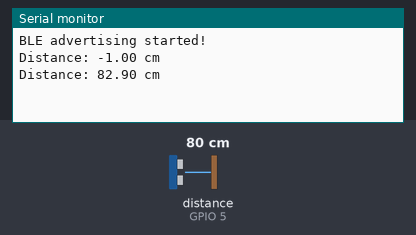
The sketch below on a simulated ESP32. Shown: the last lines printed to the serial monitor. Wiring (inferred from the names in the program): ultrasonic range finder: trigger GPIO 4; echo GPIO 5. The test bench sets the inputs (shaded band); at power-on: distance to the obstacle (sensor on GPIO 5) 80 cm. The echo pulse lasts 58.3 µs per cm; nothing arrives over Bluetooth unless stated; a phone connects over Bluetooth LE 3 s after start.

Above: at 1.8 s.
1.9 s: distance to the obstacle (sensor on GPIO 5) set to 2 cm
At 2.8 s:
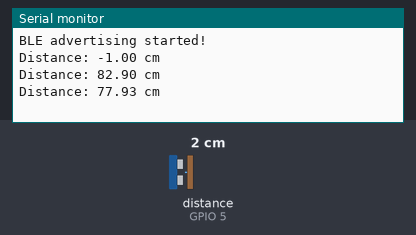
3.4 s: distance to the obstacle (sensor on GPIO 5) set to 4 cm
At 4.4 s:
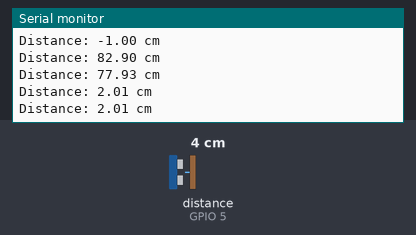
Timing chart, 0 to 6.4 s (numbered marks = the images above; inputs shaded):
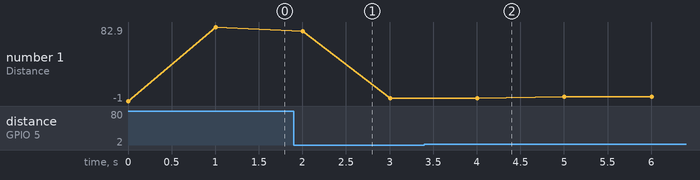

The sketch:

ESP32_BLE_Advertising.ino
```cpp
#include <BLEDevice.h>
#include <BLEUtils.h>
#include <BLEAdvertising.h>

#define SERVICE_UUID "4fafc201-1fb5-459e-8fcc-c5c9c331914b"
#define CHAR_UUID    "beb5483e-36e1-4688-b7f5-ea07361b26a8"

#define TRIG_PIN 4
#define ECHO_PIN 5

BLECharacteristic *pCharacteristic;

volatile float g_distanceCm = -1;

void sensorTask(void *parameter) {
  while (true) {
    long duration = readDuration();

    if (duration == 0) {
      g_distanceCm = -1;
    } else {
      g_distanceCm = duration * 0.0343 / 2;
    }

    vTaskDelay(pdMS_TO_TICKS(1000));
  }
}

void bleTask(void *parameter) {
  while (true) {
    String data = "D:" + String(g_distanceCm) + "cm";

    pCharacteristic->setValue(data.c_str());
    pCharacteristic->notify();

    vTaskDelay(pdMS_TO_TICKS(2000));
  }
}

void displayTask(void *parameter) {
  while (true) {
    Serial.print("Distance: ");
    Serial.print(g_distanceCm);
    Serial.println(" cm");

    vTaskDelay(pdMS_TO_TICKS(1000));
  }
}

void setup() {
  Serial.begin(115200);

  pinMode(TRIG_PIN, OUTPUT);
  pinMode(ECHO_PIN, INPUT);

  BLEDevice::init("RoboGreeno-ESP32");

  BLEServer *pServer = BLEDevice::createServer();
  BLEService *pService = pServer->createService(SERVICE_UUID);

  pCharacteristic = pService->createCharacteristic(
    CHAR_UUID,
    BLECharacteristic::PROPERTY_READ |
    BLECharacteristic::PROPERTY_NOTIFY
  );

  pCharacteristic->setValue("Starting...");
  pService->start();

  BLEAdvertising *pAdv = BLEDevice::getAdvertising();
  pAdv->addServiceUUID(SERVICE_UUID);
  pAdv->setScanResponse(true);

  BLEDevice::startAdvertising();

  Serial.println("BLE advertising started!");

  xTaskCreate(sensorTask, "SENS", 2048, NULL, 1, NULL);
  xTaskCreate(bleTask, "BLE", 4096, NULL, 1, NULL);
  xTaskCreate(displayTask, "DISP", 2048, NULL, 2, NULL);
}

void loop() {
}

long readDuration() {
  digitalWrite(TRIG_PIN, LOW);
  delayMicroseconds(2);

  digitalWrite(TRIG_PIN, HIGH);
  delayMicroseconds(10);
  digitalWrite(TRIG_PIN, LOW);

  return pulseIn(ECHO_PIN, HIGH, 30000);
}
```

Measured:
- plotted number 1: 82.9 → 2.01 after the input at 1.9 s, 2.01 → 4.01 after the input at 3.4 s
